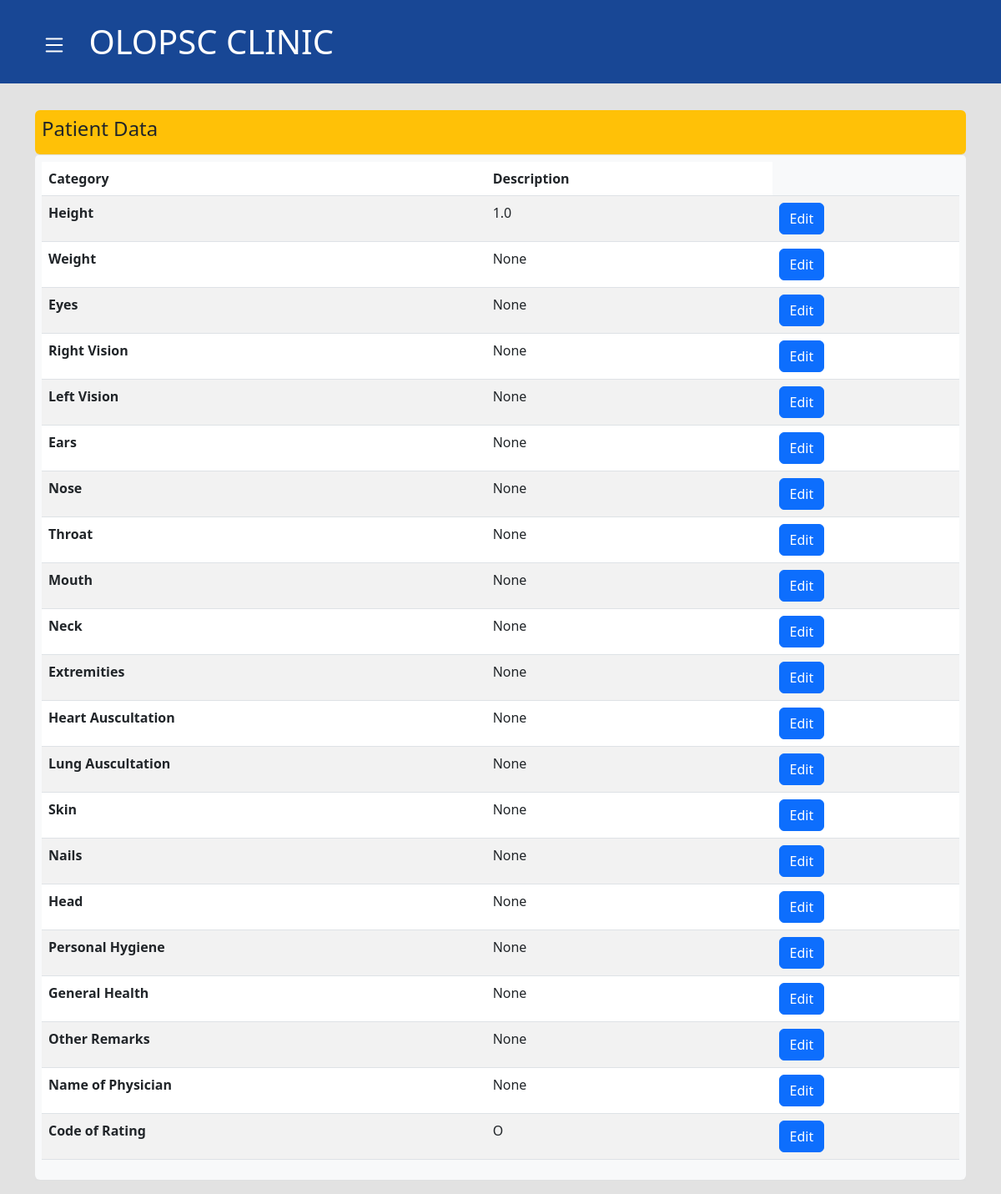
Screenshot of /patient-data/65 with the database file from the repository.
### base/models.py (models this page shows)
class PatientData(models.Model):
    patient = models.ForeignKey(Patient, on_delete=models.CASCADE, related_name="data")
    height = models.DecimalField(null=True, blank=True, max_digits=4, decimal_places=1, verbose_name="Height (cm)")
    weight = models.DecimalField(null=True, blank=True, max_digits=4, decimal_places=1, verbose_name="Weight (kg)")
    eyes = models.CharField(null=True, blank=True, max_length=20, verbose_name="Eyes")
    r_vision = models.CharField(null=True, blank=True, max_length=20, verbose_name="Right Vision")
    l_vision = models.CharField(null=True, blank=True, max_length=20, verbose_name="Left Vision")
    ears = models.CharField(null=True, blank=True, max_length=20, verbose_name="Ears")
    nose = models.CharField(null=True, blank=True, max_length=20, verbose_name="Nose")
    throat = models.CharField(null=True, blank=True, max_length=20, verbose_name="Throat")
    mouth = models.CharField(null=True, blank=True, max_length=20, verbose_name="Mouth")
    neck = models.CharField(null=True, blank=True, max_length=20, verbose_name="Neck")
    extremities = models.CharField(null=True, blank=True, max_length=20, verbose_name="Extremities")
    heart_auscultation = models.CharField(null=True, blank=True, max_length=20, verbose_name="Heart Auscultation")
    lung_auscultation = models.CharField(null=True, blank=True, max_length=20, verbose_name="Lung Auscultation")
    skin = models.CharField(null=True, blank=True, max_length=20, verbose_name="Skin")
    nails = models.CharField(null=True, blank=True, max_length=20, verbose_name="Nails")
    head = models.CharField(null=True, blank=True, max_length=20, verbose_name="Head")
    personal_hygiene = models.CharField(null=True, blank=True, max_length=20, verbose_name="Personal Hygiene")
    general_health = models.CharField(null=True, blank=True, max_length=20, verbose_name="General Health")
    other_remarks = models.TextField(null=True, blank=True, verbose_name="Other Remarks")
    name_of_physician = models.CharField(null=True, blank=True, max_length=20, verbose_name="Name of Physician")
    SATISFACTION = 'O'
    REQUIRES_ATTENTION = 'X'
    PARENTS_NOTIFIES = 'P'
    RATING = (
        (SATISFACTION, 'Satisfaction'),
        (REQUIRES_ATTENTION, 'Requires attention'),
        (PARENTS_NOTIFIES, 'Parents notified'),
    )
    code_of_rating = models.CharField(choices=RATING, default=SATISFACTION, verbose_name="Code of Rating", max_length=1)

### base/views.py (the view)
# urls.py: path('patient-data/<int:pk>', views.patient_data, name='patient-data'),
def patient_data(request, pk):
    patient = get_object_or_404(Patient, id=pk)
    patient_data = patient.data.all()
    if not patient_data:
        patient.data.create(height=1.0)
        return redirect(reverse('patient-data', args=[patient.pk]))
    if request.method == 'POST':
            patient.data.update_or_create(patient=patient.id, defaults={list(request.POST)[1]:request.POST[list(request.POST)[1]]})
            return redirect(reverse('patient-data', args=[patient.pk]))
    context = {'patient': patient, 'patient_data':patient_data}
    return render(request, 'base/patient_data.html', context)

### base/templates/base/patient_data.html (shortened to what this page needs)
{% extends 'base/base.html' %}
{% block content %}
<br>
<div class="container">
    <table class="table rounded">
        <tr >
            <td class="bg-warning rounded">
                <h4>Patient Data</h4>
            </td>
        </tr>
        <tr>
            <td class="table table-light rounded">
                <table class="table table-striped">
                    <thead>
                    <tr>
                        <th scope="col">Category</th>
                        <th scope="col">Description</th>
                    </tr>
                    </thead>
                    {% for data in patient_data %}
                    <tbody>
                    <tr>
                        <th>Height</th>
                        <td>{{data.height}}</td>
                        <td>
                            <button type="button" class="btn btn-primary" data-bs-toggle="modal" data-bs-target="#staticBackdrop">
                                Edit
                            </button>
                        </td>
                    </tr>
                    <tr>
                        <th>Weight</th>
                        <td>{{data.weight}}</td>
                        <td>
                            <button type="button" class="btn btn-primary" data-bs-toggle="modal" data-bs-target="#staticBackdrop1">
                                Edit
                            </button>
                        </td>
                    </tr>
                    <tr>
                        <th>Eyes</th>
                        <td>{{data.eyes}}</td>
                        <td>
                            <button type="button" class="btn btn-primary" data-bs-toggle="modal" data-bs-target="#staticBackdrop2">
                                Edit
                            </button>
                        </td>
                    </tr>
                    <tr>
                        <th>Right Vision</th>
                        <td>{{data.r_vision}}</td>
                        <td>
                            <button type="button" class="btn btn-primary" data-bs-toggle="modal" data-bs-target="#staticBackdrop3">
                                Edit
                            </button>
                        </td>
                    </tr>
                    <tr>
                        <th>Left Vision</th>
                        <td>{{data.l_vision}}</td>
                        <td>
                            <button type="button" class="btn btn-primary" data-bs-toggle="modal" data-bs-target="#staticBackdrop4">
                                Edit
                            </button>
                        </td>
                    </tr>
                    <tr>
                        <th>Ears</th>
                        <td>{{data.ears}}</td>
                        <td>
                            <button type="button" class="btn btn-primary" data-bs-toggle="modal" data-bs-target="#staticBackdrop5">
                                Edit
                            </button>
                        </td>
                    </tr>
                    <tr>
                        <th>Nose</th>
                        <td>{{data.nose}}</td>
                        <td>
                            <button type="button" class="btn btn-primary" data-bs-toggle="modal" data-bs-target="#staticBackdrop6">
                                Edit
                            </button>
                        </td>
                    </tr>
                    <tr>
                        <th>Throat</th>
                        <td>{{data.throat}}</td>
                        <td>
                            <button type="button" class="btn btn-primary" data-bs-toggle="modal" data-bs-target="#staticBackdrop7">
                                Edit
                            </button>
                        </td>
                    </tr>
                    <tr>
                        <th>Mouth</th>
                        <td>{{data.mouth}}</td>
                        <td>
                            <button type="button" class="btn btn-primary" data-bs-toggle="modal" data-bs-target="#staticBackdrop8">
                                Edit
                            </button>
                        </td>
                    </tr>
                    <tr>
                        <th>Neck</th>
                        <td>{{data.neck}}</td>
                        <td>
                            <button type="button" class="btn btn-primary" data-bs-toggle="modal" data-bs-target="#staticBackdrop9">
                                Edit
                            </button>
                        </td>
                    </tr>
                    <tr>
                        <th>Extremities</th>
                        <td>{{data.extremities}}</td>
                        <td>
                            <button type="button" class="btn btn-primary" data-bs-toggle="modal" data-bs-target="#staticBackdrop10">
                                Edit
                            </button>
                        </td>
                    </tr>
                    <tr>
                        <th>Heart Auscultation</th>
                        <td>{{data.heart_auscultation}}</td>
                        <td>
                            <button type="button" class="btn btn-primary" data-bs-toggle="modal" data-bs-target="#staticBackdrop11">
                                Edit
                            </button>
                        </td>
                    </tr>
                    <tr>
                        <th>Lung Auscultation</th>
                        <td>{{data.lung_auscultation}}</td>
                        <td>
                            <button type="button" class="btn btn-primary" data-bs-toggle="modal" data-bs-target="#staticBackdrop13">
                                Edit
                            </button>
                        </td>
                    </tr>
                    <tr>
                        <th>Skin</th>
                        <td>{{data.skin}}</td>
                        <td>
                            <button type="button" class="btn btn-primary" data-bs-toggle="modal" data-bs-target="#staticBackdrop15">
                                Edit
                            </button>
                        </td>
                    </tr>
                    <tr>
                        <th>Nails</th>
                        <td>{{data.nails}}</td>
                        <td>
                            <button type="button" class="btn btn-primary" data-bs-toggle="modal" data-bs-target="#staticBackdrop16">
                                Edit
                            </button>
                        </td>
                    </tr>
                    <tr>
                        <th>Head</th>
                        <td>{{data.head}}</td>
                        <td>
                            <button type="button" class="btn btn-primary" data-bs-toggle="modal" data-bs-target="#staticBackdrop17">
                                Edit
                            </button>
                        </td>
                    </tr>
                    <tr>
                        <th>Personal Hygiene</th>
                        <td>{{data.personal_hygiene}}</td>
                        <td>
                            <button type="button" class="btn btn-primary" data-bs-toggle="modal" data-bs-target="#staticBackdrop18">
                                Edit
                            </button>
                        </td>
                    </tr>
                    <tr>
                        <th>General Health</th>
                        <td>{{data.general_health}}</td>
                        <td>
                            <button type="button" class="btn btn-primary" data-bs-toggle="modal" data-bs-target="#staticBackdrop19">
                                Edit
                            </button>
                        </td>
                    </tr>
                    <tr>
                        <th>Other Remarks</th>
                        <td>{{data.other_remarks}}</td>
                        <td>
                            <button type="button" class="btn btn-primary" data-bs-toggle="modal" data-bs-target="#staticBackdrop20">
                                Edit
                            </button>
                        </td>
                    </tr>
                    <tr>
                        <th>Name of Physician</th>
                        <td>{{data.name_of_physician}}</td>
                        <td>
                            <button type="button" class="btn btn-primary" data-bs-toggle="modal" data-bs-target="#staticBackdrop21">
                                Edit
                            </button>
                        </td>
                    </tr>
                    <tr>
                        <th>Code of Rating</th>
                        <td>{{data.code_of_rating}}</td>
                        <td>
                            <button type="button" class="btn btn-primary" data-bs-toggle="modal" data-bs-target="#staticBackdrop22">
                                Edit
                            </button>
                        </td>
                    </tr>
                    </tbody>
                    {% endfor %}
                </table>
            </td>
        </tr>
    </table>
</div>
{% endblock content%}

### rows the page displays
PatientData: height "1.0", weight "None", eyes "None", r_vision "None", l_vision "None", ears "None", nose "None", throat "None", mouth "None", neck "None", extremities "None", heart_auscultation "None", lung_auscultation "None", skin "None", nails "None", head "None", personal_hygiene "None", general_health "None", other_remarks "None", name_of_physician "None", code_of_rating "O"
